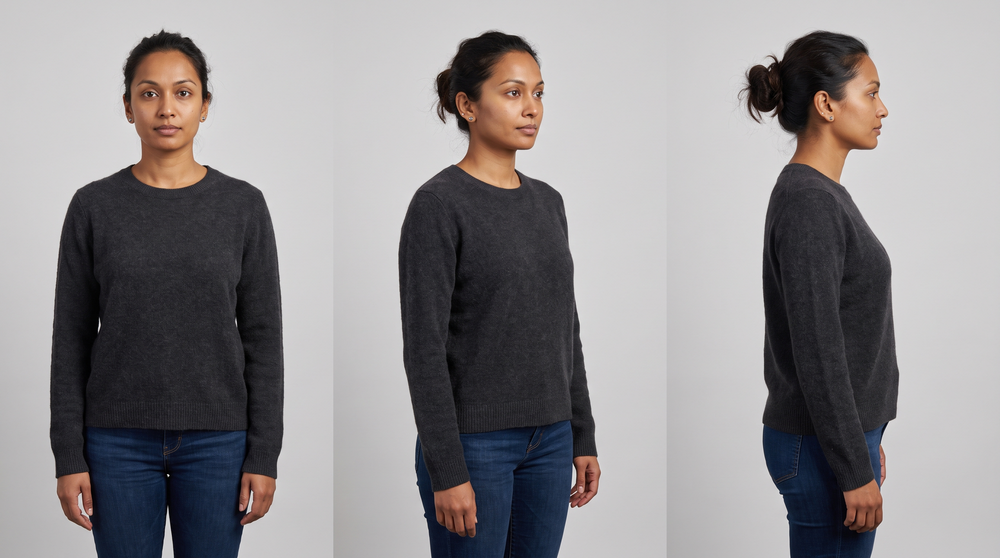
#> input picture examples/product/actor-mara_20260825_072010.png, 1000 x 558 px, shrunk from 2752 x 1536 before the run
$ python -i storyboard.py   (imports and definitions only)
#> lines starting #> are read from the running program, lines starting #| are printed output that depends on the picture
#> further down, picture is the input picture: PIL image 1000x558 RGB; mean R, G, B 144.5, 141.2, 142.9
"""Storyboard-driven multi-shot video: spec validation, prompt compilation, contact-sheet
slicing, provenance manifest, and final assembly.

Mostly stdlib — Pillow is imported lazily inside slice_contact_sheet() and ffmpeg is only
shelled out to in assemble(), so spec validation and prompt compilation can be imported and
tested under plain `python3` with no deps and no network.

## Why a contact sheet

Nine panels drawn in ONE diffusion pass share one palette, one lighting setup and one
rendering of each character, because they were never separate generations. That is a far
stronger consistency lever than prompting nine images to match — and it costs one image
call instead of nine.

## Why bridging

In `bridge` mode (the default) clip *i* is generated with panel *i* as its first frame and
panel *i+1* as its last frame, so every cut point is pinned to an image you already
approved. Drift cannot accumulate across the film: each clip is clamped at both ends.
N panels therefore produce N-1 clips, and the last shot contributes its panel as the
closing frame only.

`anchor` mode pins only the opening frame of each clip (N panels -> N clips) — use it when
the shot should end somewhere you can't draw in advance.
"""

from __future__ import annotations

import hashlib
import json
import shutil
import subprocess
import sys
from pathlib import Path

# Camera moves the model actually understands as single, unambiguous instructions.
# Stacking two of these in one clip is the most common cause of mush.
CAMERA_VOCABULARY = (
    "slow push in", "fast push in", "controlled zoom in", "controlled zoom out",
    "low tracking shot", "high tracking shot", "slow pan left", "slow pan right",
    "fast pan left", "fast pan right", "truck left", "truck right",
    "slow arc shot", "crane up", "crane down", "locked static shot", "handheld follow",
)

NO_TEXT_GUARD = (
    "Do not render on-screen text, captions, subtitles, logos, watermarks, garbled "
    "characters or misspellings anywhere in the frame."
)

CHAIN_MODES = ("bridge", "anchor")

# What the image backend will actually accept. board_aspect() snaps to the nearest of
# these, because the exact grid aspect is almost never on the menu.
SUPPORTED_ASPECTS = ("1:1", "2:3", "3:2", "16:9", "9:16", "21:9")


class StorySpecError(Exception):
    """Raised when a story spec is malformed. Message names the offending JSON path."""


# ─── SPEC ────────────────────────────────────────────────────

# [345 lines left out: functions load_spec, validate_spec, board_aspect, grid_for, clip_filename, clip_plan and 3 more, not called in this run]


# ─── CONTACT SHEET SLICING ───────────────────────────────────

def autotrim_borders(image, max_fraction: float = 0.12, uniformity: float = 6.0):
    """Eat inward from each edge while the edge line is a flat band of one colour.

    Image models draw panel frames — a keyline, a rule, a torn-paper margin — no matter how
    firmly the prompt forbids it, and a drawn frame becomes a black bar baked into every
    frame of the resulting clip. Prompting can't be relied on here, so detect it instead:
    a border row is, by construction, near-uniform in colour, while the first row of real
    artwork is not. Walking in until the variance rises finds the artwork edge whether the
    border is a black rule, a white margin, or both stacked.

    `max_fraction` caps the bite per edge so a genuinely flat panel — an empty sky, a plain
    wall — can never be trimmed to nothing.
    """
#> called with max_fraction = 0.12, uniformity = 6
    from PIL import ImageStat

    grey = image.convert("L")
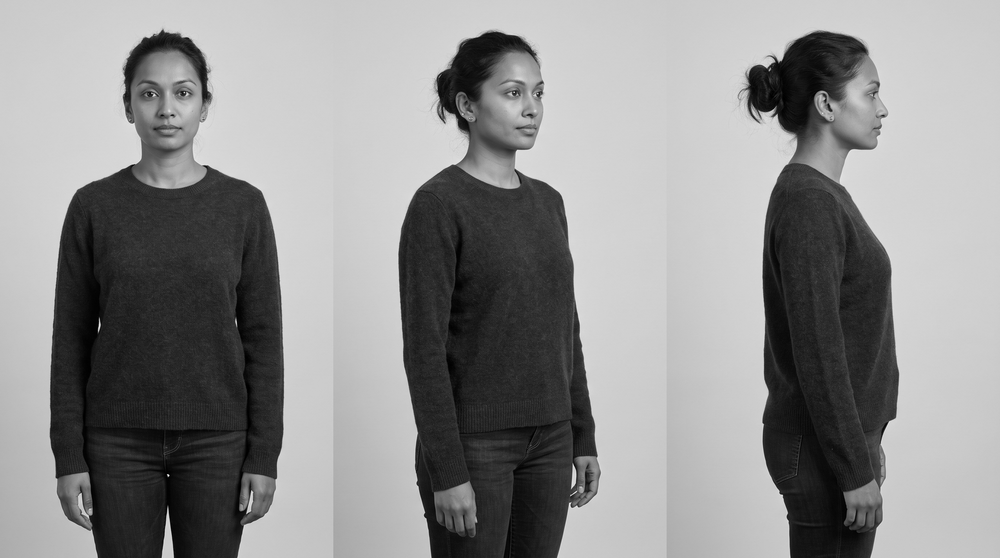
#> grey: PIL image 1000x558 L; min 0, max 255, mean 142.4
    width, height = grey.size
#> width = 1000; height = 558
    max_x, max_y = int(width * max_fraction), int(height * max_fraction)
#> max_x = 120; max_y = 66

    def flat(box) -> bool:
        stats = ImageStat.Stat(grey.crop(box))
        mean, deviation = stats.mean[0], stats.stddev[0]
#> mean = 193.2; deviation = 11.91
        if deviation < uniformity:
            return True
        # A drawn rule is rarely clean: the model's own compression noise pushes a solid
        # black keyline to a stddev of 10-18. Mean is the reliable signal there — near-
        # black or near-white with only modest variation is a border, not artwork.
        return (mean < 35 or mean > 220) and deviation < 25

    left = 0
    while left < max_x and flat((left, 0, left + 1, height)):
        left += 1
#> after the loop, left = 0
    right = width
#> right = 1000
    while right > width - max_x and flat((right - 1, 0, right, height)):
        right -= 1
#> this loop made 101 passes
#> right on passes 1 to 12: 999, 998, 997, 996, 995, 994, 993, 992, 991, 990, 989, 988
#> after the loop, right = 899
    top = 0
#> top = 0
    while top < max_y and flat((0, top, width, top + 1)):
        top += 1
#> this loop made 30 passes
#> after the loop, top = 30
    bottom = height
#> bottom = 558
    while bottom > height - max_y and flat((0, bottom - 1, width, bottom)):
        bottom -= 1
#> this loop made 0 passes
#> after the loop, bottom = 558

    if right - left < width * 0.5 or bottom - top < height * 0.5:
        return image  # something went wrong; better a framed panel than a destroyed one
    return image.crop((left, top, right, bottom))
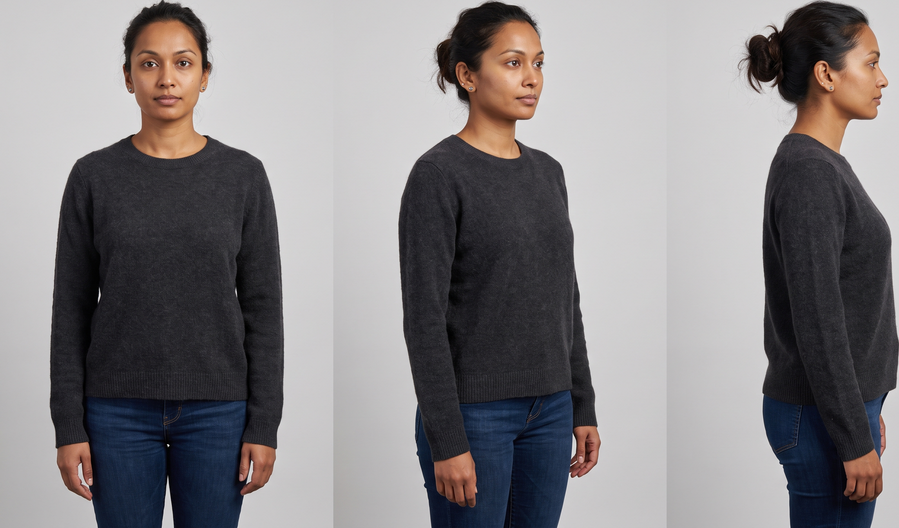
#> returned value: PIL image 899x528 RGB; mean R, G, B 133.6, 130, 131.8


# [215 lines left out: functions fit_aspect, slice_contact_sheet, sha256_of, merge_manifest, probe_size, probe_duration and 1 more, not called in this run]

>>> from PIL import Image
>>> picture = Image.open('../examples/product/actor-mara_20260825_072010.png')
>>> result = autotrim_borders(picture)
